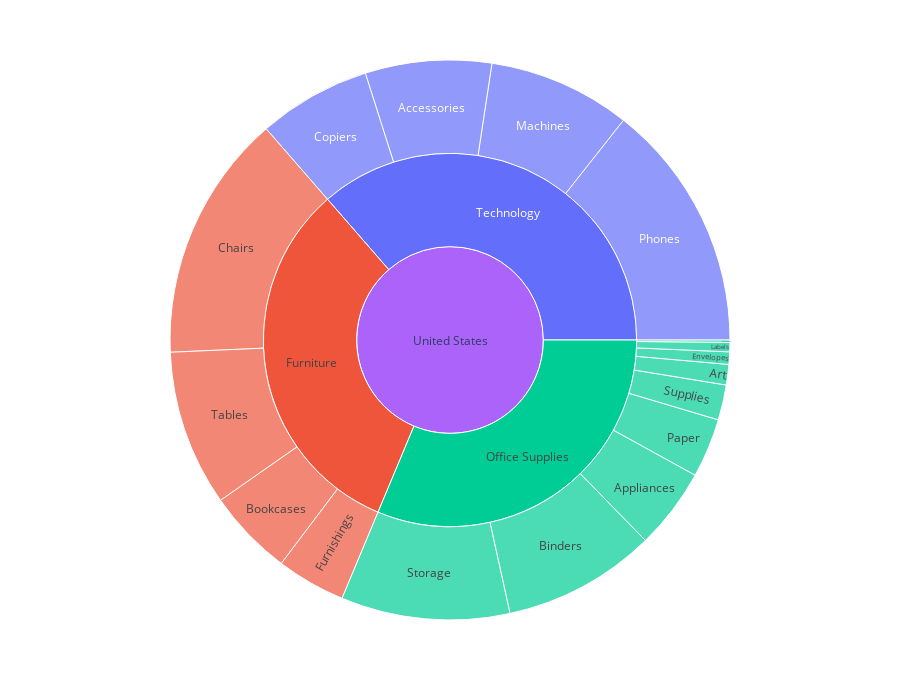

Here is the notebook cell this chart was saved with:
### Markdown cell above
#### HERE WE OBSERVE THE PROFIT OR THE LOSSES WITH RESPECT TO EACH OF THE SUB CATEGORIES
#### We observe that Table, Bookcases and Fasteners are in loss whereas the Copiers sub category has the highest amount of profit.

### Code cell
fig=px.sunburst(df,path=['Country','Category','Sub-Category'],values='Sales',color='Category',hover_data=['Sales','Quantity','Profit'])
fig.update_layout(height=700)
fig.show()

### Figure 1 — Plotly figure (JSON) as saved in the notebook; plotly's stock layout.template omitted (floating-point values rounded to 4 significant figures)
{"data": [{"branchvalues": "total", "customdata": [[167400.0, "(?)", "(?)", "Technology"], [328400.0, "(?)", "(?)", "Furniture"], [203400.0, "(?)", "(?)", "Office Supplies"], [12490.0, "(?)", "(?)", "Office Supplies"], [107500.0, "(?)", "(?)", "Office Supplies"], [114900.0, "(?)", "(?)", "Furniture"], [719000.0, "(?)", "(?)", "Office Supplies"], [742000.0, "(?)", "(?)", "Furniture"], [207000.0, "(?)", "(?)", "Furniture"], [46670.0, "(?)", "(?)", "Office Supplies"], [223800.0, "(?)", "(?)", "Office Supplies"], [330000.0, "(?)", "(?)", "Technology"], [78480.0, "(?)", "(?)", "Office Supplies"], [91710.0, "(?)", "(?)", "Furniture"], [3024.0, "(?)", "(?)", "Office Supplies"], [149500.0, "(?)", "(?)", "Technology"], [27120.0, "(?)", "(?)", "Office Supplies"], [2297000.0, "(?)", "(?)", "(?)"], [189200.0, "(?)", "(?)", "Technology"], [836200.0, "(?)", "(?)", "Technology"], [16480.0, "(?)", "(?)", "Office Supplies"]], "domain": {"x": [0, 1], "y": [0, 1]}, "hovertemplate": "labels=%{label}<br>Sales=%{customdata[0]}<br>parent=%{parent}<br>id=%{id}<br>Quantity=%{customdata[1]}<br>Profit=%{customdata[2]}<br>Category=%{customdata[3]}<extra></extra>", "ids": ["United States/Technology/Accessories", "United States/Furniture/Chairs", "United States/Office Supplies/Binders", "United States/Office Supplies/Labels", "United States/Office Supplies/Appliances", "United States/Furniture/Bookcases", "United States/Office Supplies", "United States/Furniture", "United States/Furniture/Tables", "United States/Office Supplies/Supplies", "United States/Office Supplies/Storage", "United States/Technology/Phones", "United States/Office Supplies/Paper", "United States/Furniture/Furnishings", "United States/Office Supplies/Fasteners", "United States/Technology/Copiers", "United States/Office Supplies/Art", "United States", "United States/Technology/Machines", "United States/Technology", "United States/Office Supplies/Envelopes"], "labels": ["Accessories", "Chairs", "Binders", "Labels", "Appliances", "Bookcases", "Office Supplies", "Furniture", "Tables", "Supplies", "Storage", "Phones", "Paper", "Furnishings", "Fasteners", "Copiers", "Art", "United States", "Machines", "Technology", "Envelopes"], "marker": {"colors": ["#636efa", "#EF553B", "#00cc96", "#00cc96", "#00cc96", "#EF553B", "#00cc96", "#EF553B", "#EF553B", "#00cc96", "#00cc96", "#636efa", "#00cc96", "#EF553B", "#00cc96", "#636efa", "#00cc96", "#ab63fa", "#636efa", "#636efa", "#00cc96"]}, "name": "", "parents": ["United States/Technology", "United States/Furniture", "United States/Office Supplies", "United States/Office Supplies", "United States/Office Supplies", "United States/Furniture", "United States", "United States", "United States/Furniture", "United States/Office Supplies", "United States/Office Supplies", "United States/Technology", "United States/Office Supplies", "United States/Furniture", "United States/Office Supplies", "United States/Technology", "United States/Office Supplies", "", "United States/Technology", "United States", "United States/Office Supplies"], "type": "sunburst", "values": [167400.0, 328400.0, 203400.0, 12490.0, 107500.0, 114900.0, 719000.0, 742000.0, 207000.0, 46670.0, 223800.0, 330000.0, 78480.0, 91710.0, 3024.0, 149500.0, 27120.0, 2297000.0, 189200.0, 836200.0, 16480.0]}], "layout": {"height": 700, "legend": {"tracegroupgap": 0}, "margin": {"t": 60}}}
